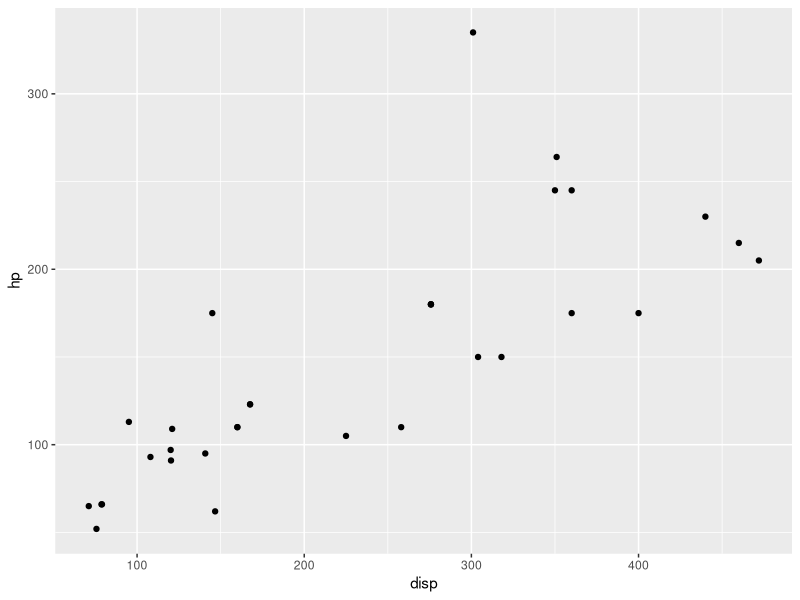
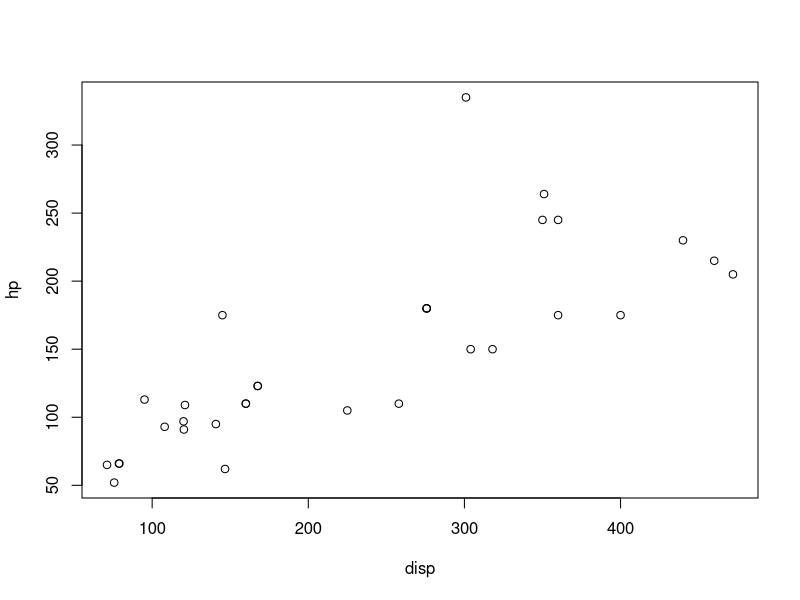
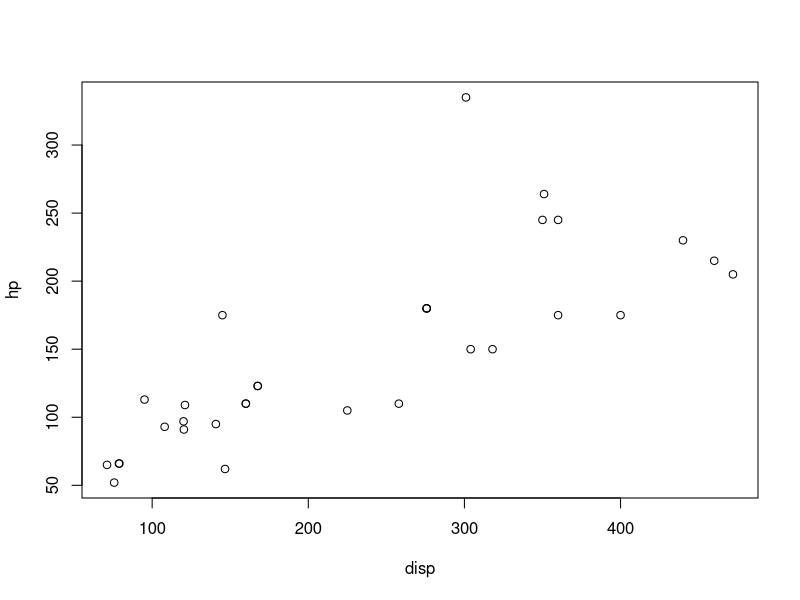
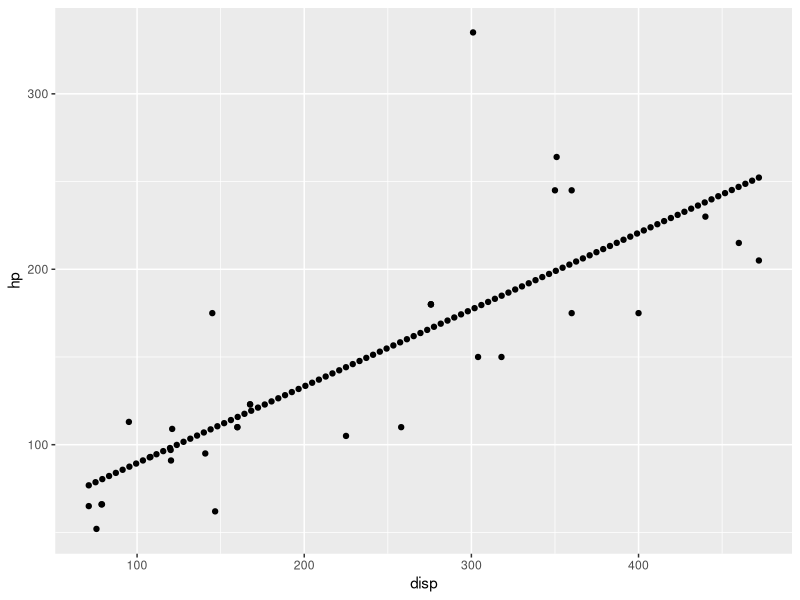

Reproduce these figures in R, in order.
data <- mtcars

library(tidyverse)

plot <- ggplot(data, aes(x=disp, y=hp)) +
  geom_point()
plot


model <- lm(hp~disp, data=data)
summary(model)

plot(hp~disp, data)

max(data$disp)

seq <- data.frame(seq(71.1, 472, length = 100))
colnames(seq) <- "disp"


## y = 0.4375(x) + 45.7345

fit <- data.frame(seq, predict(model, seq, se.fit = T))

plot(hp~disp, data)

plot + geom_point(data=fit, aes(x=disp, y=fit))

  
